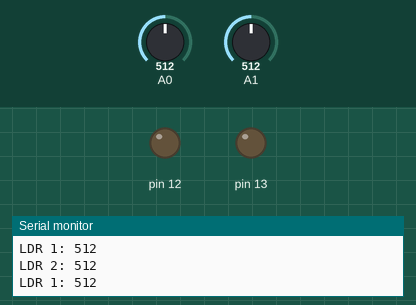
Bench run of a sketch on a simulated Arduino Uno, built with avr-gcc and run on an emulated ATmega328P. On the bench: output pins drawn as LEDs (lit = HIGH), the last lines printed to the serial monitor. The inputs (shaded band) are chosen by the test bench; at power-on: A0 = 512, A1 = 512.

Above: at 1.2 s.
1.3 s: A0 set to 692
4.3 s: A0 set to 714
At 4.8 s:
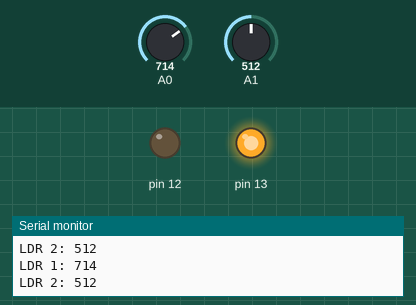
5.8 s: A1 set to 685
8.8 s: A1 set to 709
At 10.0 s:
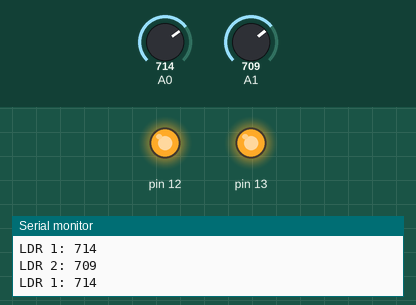
10.3 s: A0 set to 690
At 11.5 s:
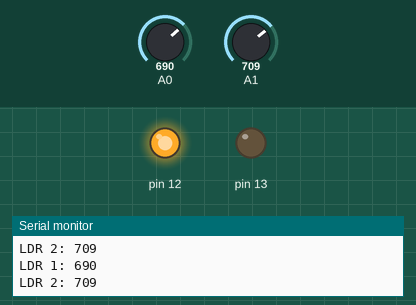
11.8 s: A0 set to 710
At 12.2 s:
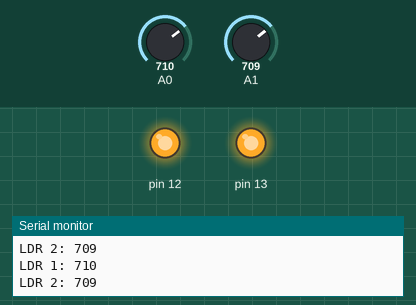
Timing chart, 0 to 14.3 s (numbered marks = the images above; inputs shaded):
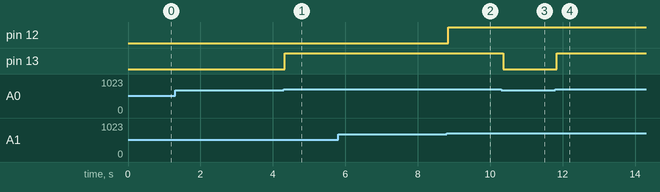

The sketch:

desafio_controle_luminoso.ino
```cpp
/**
   Desafio
   Controle remoto luminoso
   @author Professor José de Assis
*/

void setup() {
  pinMode(12, OUTPUT);
  pinMode(13, OUTPUT);
  Serial.begin(9600);
}

void loop() {
  int ldr1 = analogRead(A0);
  Serial.print("LDR 1: ");
  Serial.println(ldr1);
  Serial.println("");
  int ldr2 = analogRead(A1);
  Serial.print("LDR 2: ");
  Serial.println(ldr2);
  Serial.println("");
  if (ldr1 > 700) {
    digitalWrite(13, HIGH);
  } else {
    digitalWrite(13, LOW);
  }
  if (ldr2 > 700) {
    digitalWrite(12, HIGH);
  } else {
    digitalWrite(12, LOW);
  }
}
```

Measured:
- the behaviour switches between 700 and 701 on A0 (found by bisection; images 0 and 1)
- the behaviour switches between 700 and 701 on A1 (found by bisection; images 1 and 2)
- after the input at 4.3 s, pin 13: LOW → HIGH at once
- after the input at 8.8 s, pin 12: LOW → HIGH at once
- after the input at 10.3 s, pin 13: HIGH → LOW after 0.06 s
- after the input at 11.8 s, pin 13: LOW → HIGH at once
